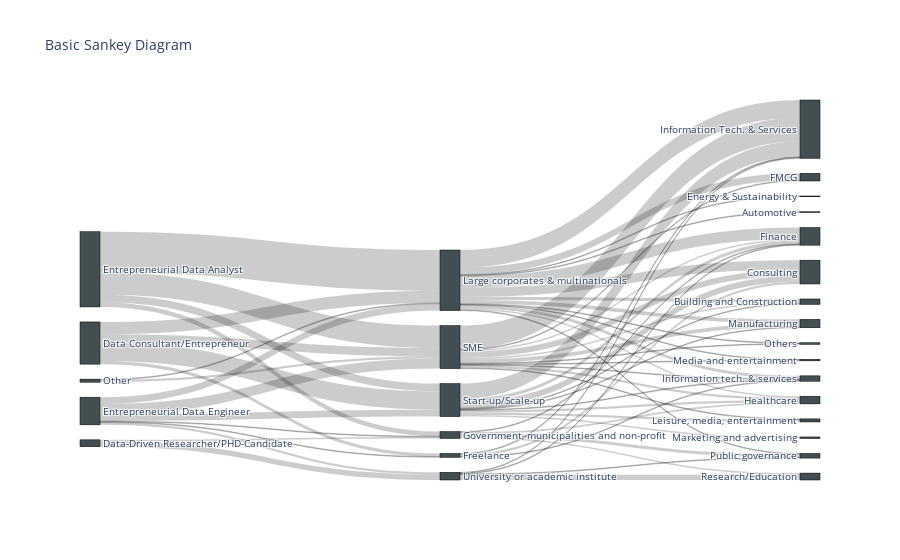

Source (notebook cell):
### Code cell
# create plot

fig = go.Figure(data=[go.Sankey(
    node = dict(
      pad = 15,
      thickness = 20,
      line = dict(color = "black", width = 0.5),
      label = nodes.label,
      color = nodes.colour
    ),
    link = dict(
      source = links.source,
      target = links.target,
      value = links.value
  ))])

fig.update_layout(title_text="Basic Sankey Diagram", font_size=10)
fig.show()

### Figure 1 — Plotly figure (JSON) as saved in the notebook; plotly's stock layout.template omitted (floating-point values rounded to 4 significant figures)
{"data": [{"link": {"source": [8, 8, 8, 8, 9, 9, 6, 6, 6, 6, 10, 10, 10, 10, 10, 10, 7, 7, 5, 5, 5, 3, 3, 3, 3, 2, 2, 2, 2, 2, 2, 2, 2, 2, 2, 2, 2, 2, 1, 1, 1, 1, 1, 1, 1, 1, 1, 1, 1, 0, 0, 0, 0, 0, 0, 0, 0, 0, 4, 4, 4, 4], "target": [5, 2, 1, 0, 3, 4, 3, 2, 1, 0, 5, 3, 2, 1, 0, 4, 2, 1, 13, 15, 24, 11, 20, 14, 16, 25, 12, 13, 21, 22, 11, 20, 15, 24, 19, 23, 18, 14, 12, 13, 22, 11, 20, 15, 24, 26, 19, 23, 18, 12, 13, 11, 20, 15, 24, 26, 19, 17, 11, 15, 14, 16], "value": [4, 16, 11, 24, 2, 7, 6, 53, 29, 10, 1, 1, 9, 13, 9, 3, 1, 3, 3, 1, 1, 1, 2, 4, 2, 1, 4, 12, 1, 9, 15, 2, 23, 4, 5, 1, 1, 1, 2, 8, 1, 2, 3, 31, 1, 1, 5, 1, 1, 1, 8, 4, 3, 20, 1, 3, 1, 2, 1, 1, 1, 7]}, "node": {"color": ["#424E51", "#424E51", "#424E51", "#424E51", "#424E51", "#424E51", "#424E51", "#424E51", "#424E51", "#424E51", "#424E51", "#424E51", "#424E51", "#424E51", "#424E51", "#424E51", "#424E51", "#424E51", "#424E51", "#424E51", "#424E51", "#424E51", "#424E51", "#424E51", "#424E51", "#424E51", "#424E51"], "label": ["Start-up/Scale-up", "SME", "Large corporates & multinationals", "Government, municipalities and non-profit", "University or academic institute", "Freelance", "Entrepreneurial Data Analyst", "Other", "Data Consultant/Entrepreneur", "Data-Driven Researcher/PHD-Candidate", "Entrepreneurial Data Engineer", "Finance", "Building and Construction", "Consulting", "Public governance", "Information Tech. & Services", "Research/Education", "Marketing and advertising", "Others", "Manufacturing", "Healthcare", "Energy & Sustainability", "FMCG", "Media and entertainment", "Information tech. & services", "Automotive", "Leisure, media, entertainment"], "line": {"color": "black", "width": 0.5}, "pad": 15, "thickness": 20}, "type": "sankey"}], "layout": {"font": {"size": 10}, "title": {"text": "Basic Sankey Diagram"}}}
